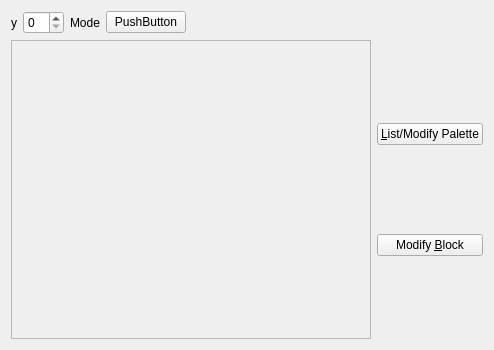
<?xml version="1.0" encoding="UTF-8"?>
<ui version="4.0">
 <class>BlockShowUI</class>
 <widget class="QWidget" name="BlockShowUI">
  <property name="geometry">
   <rect>
    <x>0</x>
    <y>0</y>
    <width>494</width>
    <height>350</height>
   </rect>
  </property>
  <property name="windowTitle">
   <string>BlockShowUI</string>
  </property>
  <layout class="QVBoxLayout" name="verticalLayout">
   <item>
    <layout class="QHBoxLayout" name="horizontalLayout_2">
     <item>
      <widget class="QLabel" name="label">
       <property name="text">
        <string>y</string>
       </property>
      </widget>
     </item>
     <item>
      <widget class="QSpinBox" name="spinBox"/>
     </item>
     <item>
      <widget class="QLabel" name="label_2">
       <property name="text">
        <string>Mode</string>
       </property>
      </widget>
     </item>
     <item>
      <widget class="QPushButton" name="modeBtn">
       <property name="text">
        <string notr="true">PushButton</string>
       </property>
      </widget>
     </item>
     <item>
      <spacer name="horizontalSpacer">
       <property name="orientation">
        <enum>Qt::Orientation::Horizontal</enum>
       </property>
       <property name="sizeHint" stdset="0">
        <size>
         <width>40</width>
         <height>20</height>
        </size>
       </property>
      </spacer>
     </item>
    </layout>
   </item>
   <item>
    <layout class="QHBoxLayout" name="horizontalLayout">
     <item>
      <widget class="QScrollArea" name="scrollArea">
       <property name="widgetResizable">
        <bool>true</bool>
       </property>
       <widget class="QWidget" name="scrollAreaWidgetContents">
        <property name="geometry">
         <rect>
          <x>0</x>
          <y>0</y>
          <width>338</width>
          <height>290</height>
         </rect>
        </property>
       </widget>
      </widget>
     </item>
     <item>
      <layout class="QVBoxLayout" name="verticalLayout_2">
       <item>
        <widget class="QPushButton" name="lpBtn">
         <property name="text">
          <string>&amp;List/Modify Palette</string>
         </property>
        </widget>
       </item>
       <item>
        <widget class="QPushButton" name="mbBtn">
         <property name="text">
          <string>Modify &amp;Block</string>
         </property>
        </widget>
       </item>
      </layout>
     </item>
    </layout>
   </item>
  </layout>
 </widget>
 <resources/>
 <connections/>
</ui>
